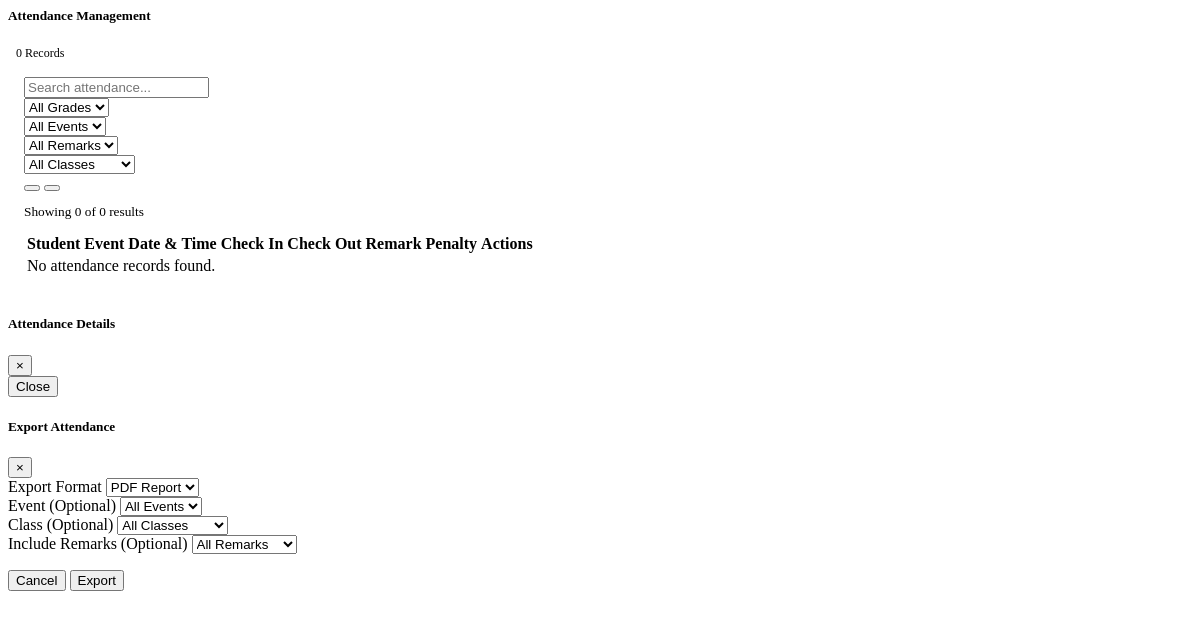
/includes/admin/attendance.php, run on an earlier commit of the app's database.
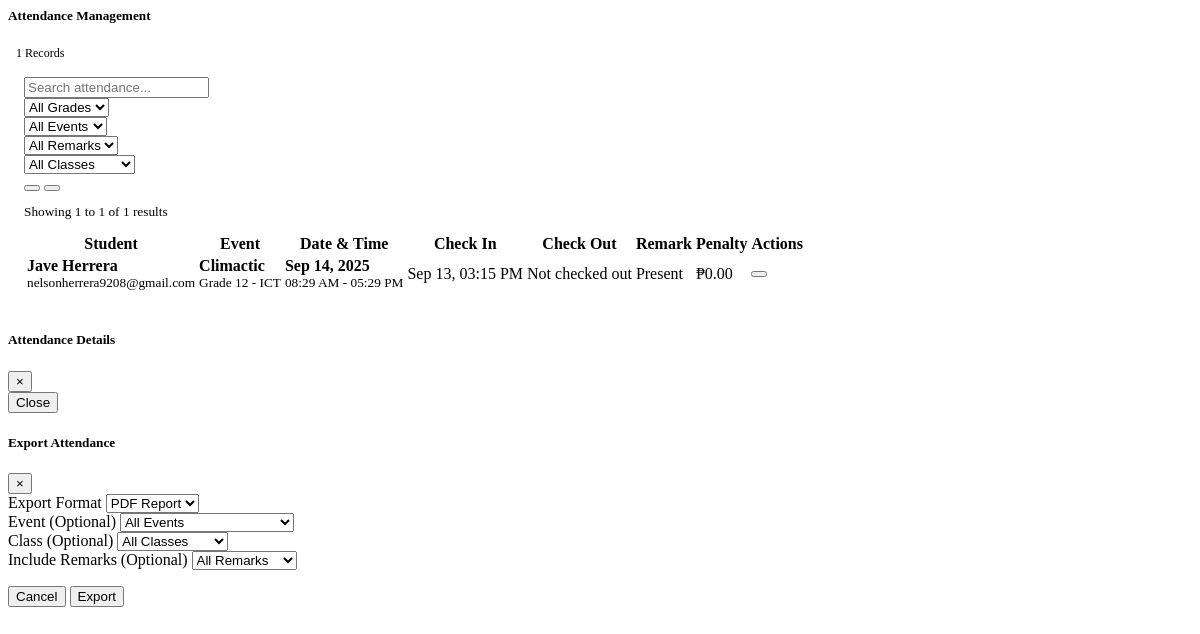
And on a later commit of the database.
### tables this page shows
CREATE TABLE `attendance` (
  `attendance_id` int(11) NOT NULL,
  `student_id` int(11) NOT NULL,
  `event_id` int(11) NOT NULL,
  `check_in_time` datetime NOT NULL,
  `check_out_time` datetime DEFAULT NULL,
  `remark` enum('Present','Late','Absent','Excused') NOT NULL,
  `penalty` int(11) NOT NULL DEFAULT 0
);

CREATE TABLE `users` (
  `user_id` int(11) NOT NULL,
  `email` varchar(255) NOT NULL,
  `password` varchar(255) NOT NULL,
  `role` enum('admin','student','teacher','sslg') DEFAULT NULL,
  `profile_photo` varchar(255) DEFAULT NULL,
  `created_at` timestamp NULL DEFAULT current_timestamp(),
  `updated_at` timestamp NULL DEFAULT current_timestamp() ON UPDATE current_timestamp(),
  `status` enum('Pending','Approved','Rejected') NOT NULL DEFAULT 'Pending',
  `code` int(11) NOT NULL,
  `verification_status` enum('notverified','verified') NOT NULL,
  `firstname` varchar(50) NOT NULL,
  `lastname` varchar(50) NOT NULL,
  `gender` enum('Male','Female') NOT NULL,
  `updated_by` int(11) DEFAULT NULL,
  `account_status` enum('active','deactivated') DEFAULT 'active'
);

CREATE TABLE `events` (
  `event_id` int(11) NOT NULL,
  `title` varchar(255) NOT NULL,
  `event_description` text DEFAULT NULL,
  `event_date` date NOT NULL,
  `start_time` time NOT NULL,
  `end_time` time NOT NULL,
  `location` varchar(255) NOT NULL,
  `event_type` enum('Open','Exclusive') DEFAULT 'Open',
  `event_status` enum('Upcoming','Ongoing','Finished') NOT NULL DEFAULT 'Upcoming',
  `created_at` timestamp NOT NULL DEFAULT current_timestamp(),
  `created_by` int(11) NOT NULL,
  `creator_role` varchar(20) NOT NULL,
  `updated_by` int(11) DEFAULT NULL,
  `updated_at` timestamp NOT NULL DEFAULT current_timestamp() ON UPDATE current_timestamp(),
  `abs_penalty` int(11) NOT NULL DEFAULT 0,
  `approval_status` enum('Pending','Approved','Rejected') NOT NULL DEFAULT 'Pending'
);

CREATE TABLE `section` (
  `section_id` int(11) NOT NULL,
  `grade` varchar(10) NOT NULL,
  `section` varchar(20) NOT NULL,
  `description` text DEFAULT NULL,
  `teacher_id` int(11) DEFAULT NULL,
  `created_at` timestamp NOT NULL DEFAULT current_timestamp(),
  `updated_at` timestamp NOT NULL DEFAULT current_timestamp() ON UPDATE current_timestamp()
);

### utils/database.php (called while the page is built, shortened)
<?php
function getDatabaseConnection() {
    static $con = null;
    if ($con === null) {
        $servername = "localhost";
        $username = "root";
        $password = "";
        $dbname = "eam_system";
        $con = new mysqli($servername, $username, $password, $dbname);
        if ($con->connect_error) {
            $errorMsg = "Database connection failed: " . $con->connect_error;
            logError($errorMsg);
            $con = false;
        } else {
            $con->set_charset("utf8");
        }
    }
    return $con;
}
function executeQuery($query, $params = [], $types = '') {
    $con = getDatabaseConnection();
    $hasPlaceholders = strpos($query, '?') !== false;
    if (empty($params) || !$hasPlaceholders) {
        $result = mysqli_query($con, $query);
        return $result;
    }
    $stmt = $con->prepare($query);
    if (!empty($types) && !empty($params)) {
        $stmt->bind_param($types, ...$params);
    }
    if (!$stmt->execute()) {
        logError("Execute failed: " . $stmt->error);
        $stmt->close();
        return false;
    }
    $result = $stmt->get_result();
    return $result;
}
?>

### includes/admin/attendance.php (the view, shortened to what the rows shown need)
<?php
$limit = 15;
$current_page = validateInput($_GET['page_num'] ?? 1, 'int', 1);
$totalAttendanceCount = getRecordCount('attendance');
$pagination = calculatePagination($totalAttendanceCount, $limit, $current_page);
$query = "SELECT a.*,
          CONCAT(u.firstname, ' ', u.lastname) as student_name,
          u.email as student_email,
          e.title as event_title,
          e.event_date,
          e.start_time,
          e.end_time,
          s.grade,
          s.section,
          s.section_id
          FROM attendance a
          LEFT JOIN users u ON a.student_id = u.user_id
          LEFT JOIN events e ON a.event_id = e.event_id
          LEFT JOIN enrollment en ON a.student_id = en.student_id AND en.status = 'Active'
          LEFT JOIN section s ON en.section_id = s.section_id
          ORDER BY a.check_in_time DESC
          LIMIT ?, ?";
$attendance = executeQuery($query, [$pagination['offset'], $pagination['recordsPerPage']], 'ii');
?>
<div class="card mt-4 shadow-sm">
                <div class="card-body">
        <div class="table-responsive">
            <table class="table table-hover" id="attendanceTable">
                <thead class="thead-light">
                    <tr>
                        <th>Student</th>
                        <th>Event</th>
                        <th>Date & Time</th>
                        <th>Check In</th>
                        <th>Check Out</th>
                        <th>Remark</th>
                        <th>Penalty</th>
                        <th>Actions</th>
                    </tr>
                </thead>
                <tbody>
                    <?php if ($attendance && mysqli_num_rows($attendance) > 0): ?>
                        <?php while ($record = mysqli_fetch_assoc($attendance)): ?>
                            <tr>
                                <td>
                                    <div class="d-flex align-items-center">
                                        <div>
                                            <strong><?php echo htmlspecialchars($record['student_name']); ?></strong>
                                            <br>
                                            <small class="text-muted"><?php echo htmlspecialchars($record['student_email']); ?></small>
                                        </div>
                                    </div>
                                </td>
                                <td>
                                    <strong><?php echo htmlspecialchars($record['event_title']); ?></strong>
                                    <?php if ($record['grade'] && $record['section']): ?>
                                        <br>
                                        <small class="text-muted">Grade <?php echo htmlspecialchars($record['grade']); ?> - <?php echo htmlspecialchars($record['section']); ?></small>
                                    <?php endif; ?>
                                </td>
                                <td>
                                    <strong><?php echo date('M d, Y', strtotime($record['event_date'])); ?></strong>
                                    <br>
                                    <small class="text-muted">
                                        <?php echo date('h:i A', strtotime($record['start_time'])); ?> -
                                        <?php echo date('h:i A', strtotime($record['end_time'])); ?>
                                    </small>
                                </td>
                                <td>
                                    <span class="badge badge-info">
                                        <?php echo date('M d, h:i A', strtotime($record['check_in_time'])); ?>
                                    </span>
                                </td>
                                <td>
                                    <?php if ($record['check_out_time']): ?>
                                        <span class="badge badge-success">
                                            <?php echo date('M d, h:i A', strtotime($record['check_out_time'])); ?>
                                        </span>
                                    <?php else: ?>
                                        <span class="badge badge-warning">Not checked out</span>
                                    <?php endif; ?>
                                </td>
                                <td>
                                    <?php
                                    $remarkClass = '';
                                    switch ($record['remark']) {
                                        case 'Present':
                                            $remarkClass = 'badge-success';
                                            break;
                                    }
                                    ?>
                                    <span class="badge <?php echo $remarkClass; ?>">
                                        <?php echo htmlspecialchars($record['remark']); ?>
                                    </span>
                                </td>
                                <td>
                                    <?php if ($record['penalty'] > 0): ?>
                                        <span class="text-danger">₱<?php echo number_format($record['penalty'], 2); ?></span>
                                    <?php else: ?>
                                        <span class="text-muted">₱0.00</span>
                                    <?php endif; ?>
                                </td>
                                <td>
                                    <div class="btn-group" role="group">
                                        <button type="button" class="btn btn-info btn-sm view-attendance-btn"
                                                data-toggle="modal" data-target="#viewAttendanceModal"
                                                data-attendance-id="<?php echo $record['attendance_id']; ?>"
                                                data-section-id="<?php echo $record['section_id'] ?? ''; ?>"
                                                title="View Details">
                                        </button>
                                    </div>
                                </td>
                            </tr>
                        <?php endwhile; ?>
                    <?php endif; ?>
                </tbody>
            </table>
        </div>
    </div>
</div>

What changed in the data, as far as the page shows it:
added attendance: student_name "Jave Herrera", users.email "nelsonherrera9208@gmail.com", event.title "Climactic", section.grade "12", section.section "ICT", event.event_date "Sep 14, 2025", event.start_time "08:29 AM", event.end_time "05:29 PM", check_in_time "Sep 13, 03:15 PM", shows "Not checked out", remark "Present", penalty "₱0.00"
Also different on the page:
$totalAttendanceCount: "0" → "1"
$pagination['offset'] + 1: (not shown) → "1"
$totalAttendanceCount: (not shown) → "1"
text no longer shown: "Showing 0 of 0 results No attendance records found."
text now shown: "Showing to 1 of results"
